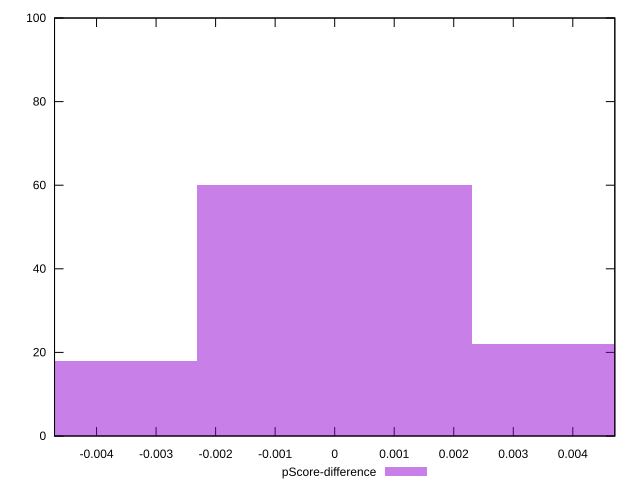

Generate this figure with gnuplot:
reset

$pScoreDifference <<EOF
0 60
0.0046140273780530755 22
-0.0046140273780530755 18
EOF

set key outside below
set boxwidth 0.0046140273780530755
set xrange [-0.004705882352941192:0.004705882352941171]
set yrange [0:100]
set trange [0:100]
set style fill transparent solid 0.5 noborder
set terminal svg size 640, 490 enhanced background rgb 'white'
set output "report_00009_2021-02-08T22-37-41.559Z/unused-javascript/samples/pages/pScore-difference/histogram.svg"

plot $pScoreDifference title "pScore-difference" with boxes

reset
